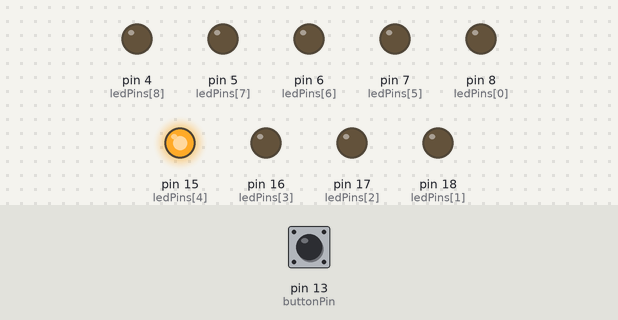
Recording of a sketch running on a simulated Arduino Uno, built with avr-gcc and run on an emulated ATmega328P. On the bench: output pins drawn as LEDs (lit = HIGH). Dashed ring = blinking. The inputs (shaded band) are chosen by the test bench; at power-on: pin 13 (buttonPin) LOW.

Above: at 1.2 s.
1.3 s: pin 13 (buttonPin) pulled HIGH for 0.15 s
At 1.3 s:
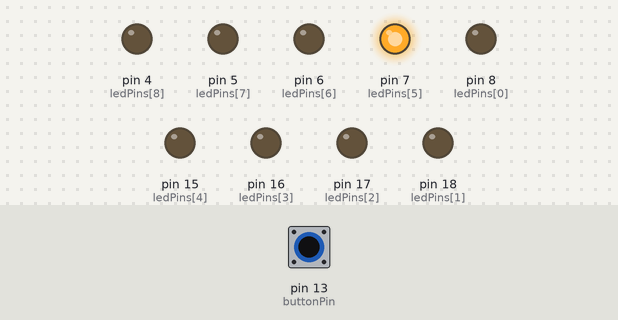
2.9 s: pin 13 (buttonPin) pulled HIGH for 1 s
At 3.04 s:
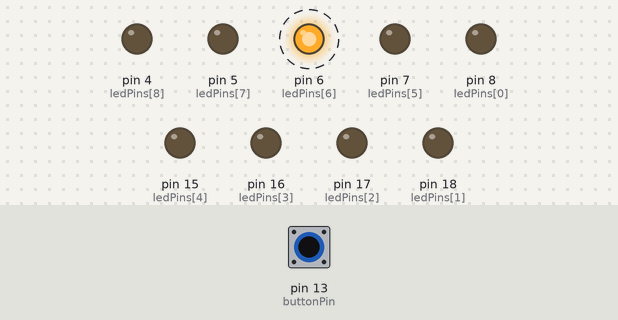
6.2 s: pin 13 (buttonPin) pulled HIGH for 3.2 s
At 6.2 s:
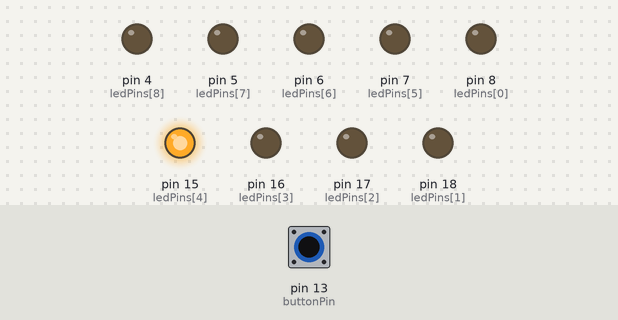
Timing chart, 0 to 9.2 s (numbered marks = the images above; inputs shaded):
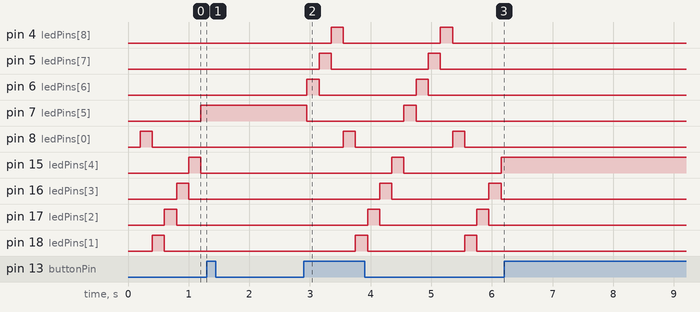

The sketch:

MTEC2280-PresleyFalkenburg-SESSION04.ino
```cpp
/*
  LED CYCLE WITH BUTTON STOP
  9 LEDs cycle one at a time. Button toggles pause.
*/

int ledPins[] = {8, 18, 17, 16, 15, 7, 6, 5, 4};
int buttonPin = 13;

int currentLed = 0;
bool running = true;
bool lastButton = LOW;

unsigned long lastTime = 0;
int delayTime = 200;

void setup() {
  for (int i = 0; i < 9; i++) {
    pinMode(ledPins[i], OUTPUT);
  }
  pinMode(buttonPin, INPUT);
}

void loop() {
  bool button = digitalRead(buttonPin);

  if (button == HIGH && lastButton == LOW) {
    running = !running;
    delay(50);
  }
  lastButton = button;

  if (running && millis() - lastTime >= delayTime) {
    for (int i = 0; i < 9; i++) {
      digitalWrite(ledPins[i], LOW);
    }

    digitalWrite(ledPins[currentLed], HIGH);

    currentLed++;
    if (currentLed >= 9) currentLed = 0;

    lastTime = millis();
  }
}
```

Measured:
- after the input at 1.3 s, pin 4 (ledPins[8]): stays LOW (without the input it goes to HIGH after 0.50 s); pin 5 (ledPins[7]): stays LOW (without the input it goes to HIGH after 0.30 s)
- after the input at 2.9 s, pin 4 (ledPins[8]): alternates HIGH for 0.20 s and LOW for 1.6 s, starting after 0.45 s; pin 5 (ledPins[7]): alternates HIGH for 0.20 s and LOW for 1.6 s, starting after 0.25 s
- after the input at 6.2 s, pin 4 (ledPins[8]), pin 5 (ledPins[7]), pin 6 (ledPins[6]), pin 7 (ledPins[5]), pin 8 (ledPins[0]), pin 16 (ledPins[3]), pin 17 (ledPins[2]), pin 18 (ledPins[1]): stops changing and stays LOW; pin 15 (ledPins[4]): stops changing and stays HIGH
